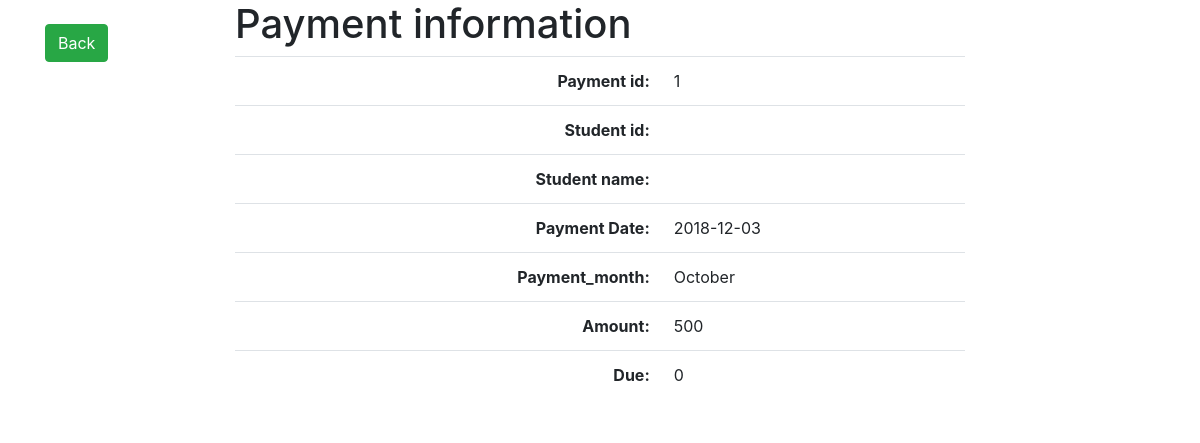
The app's page /updel/payment_information_indiView.php?Payment_id=1 (signed in) with its own data.
### tables this page shows
CREATE TABLE `payment_information` (
  `Payment_id` int(20) NOT NULL,
  `Stu_id` int(15) NOT NULL,
  `Student_name` varchar(30) NOT NULL,
  `Payment_Date` date NOT NULL,
  `Payment_month` text NOT NULL,
  `Amount` int(30) NOT NULL,
  `Due` int(30) NOT NULL
);

### updel/payment_information_indiView.php (the view, shortened to what this page needs)
<?php
$Payment_id=$_GET['Payment_id'];
$con = mysqli_connect('localhost','root','','fdg_database');
$sql="SELECT * FROM payment_information WHERE Payment_id=$Payment_id";
$query=mysqli_query($con, $sql);
$payment_information=mysqli_fetch_assoc($query);
?>
<!doctype html>
<html lang="en">
  <head>
    <link rel="stylesheet" href="https://stackpath.bootstrapcdn.com/bootstrap/4.1.3/css/bootstrap.min.css">
  </head>
  <body>
    <div class="container">
      <div class="row clearfix">
        <div class="col-md-2">
          <br>
          <a href="payment_information_view.php" class="btn btn-success">Back</a>
        </div>
        <div class="col-md-8">
          <h1>Payment information</h1>
          <table class="table">
            <tr>
              <th class="text-right">Payment id:</th>
              <td><?php echo $payment_information['Payment_id'];?></td>
            </tr>
            <tr>
              <th class="text-right">Student id:</th>
              <td><?php echo $payment_information['Student_id'];?></td>
            </tr>
            <tr>
              <th class="text-right">Student name:</th>
              <td><?php echo $payment_information['Student_Name'];?></td>
            </tr>
            <tr>
              <th class="text-right">Payment Date:</th>
              <td><?php echo $payment_information['Payment_Date'];?></td>
            </tr>
            <tr>
              <th class="text-right">Payment_month:</th>
              <td><?php echo $payment_information['Payment_month'];?></td>
            </tr>
            <tr>
              <th class="text-right">Amount:</th>
              <td><?php echo $payment_information['Amount'];?></td>
            </tr>
            <tr>
              <th class="text-right">Due:</th>
              <td><?php echo $payment_information['Due'];?></td>
            </tr>
          </table>
        </div>
      </div>
    </div>
  </body>
</html>

### records on screen
payment_information: Payment_id "1", Payment_Date "2018-12-03", Payment_month "October", Amount "500", Due "0"
